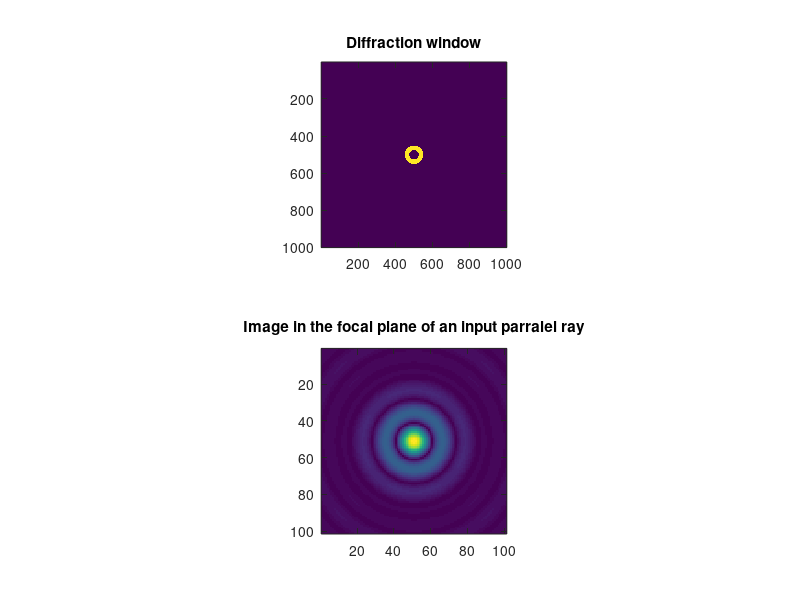
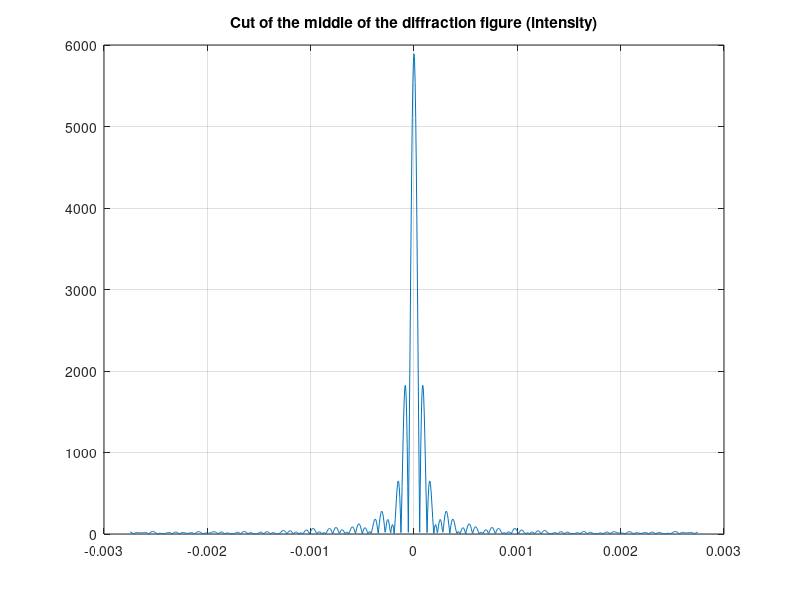
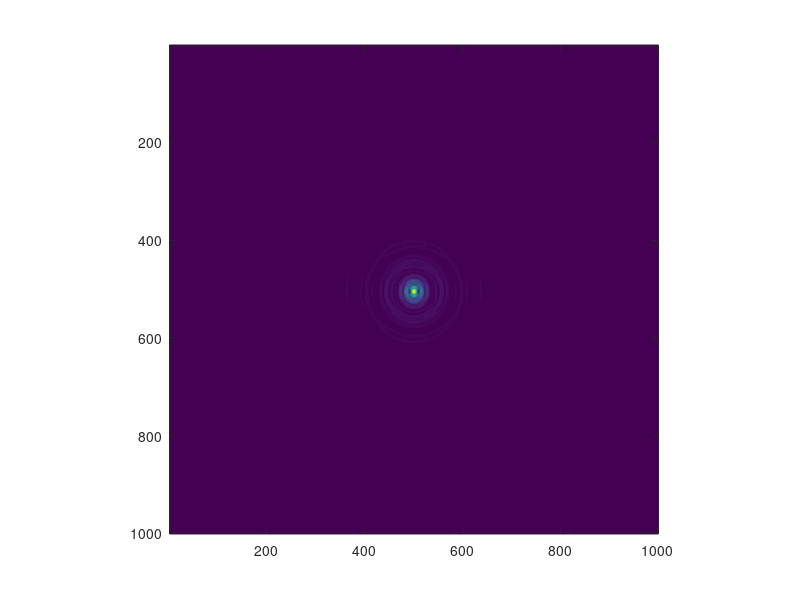

Here is the MATLAB script that generated these plots, in order:
%% Diffraction
clc; clear; close all;

%% Generate 2D plane
size = 0.05;
dxp = 0.0001; % pupil pixel size

[x,y] = meshgrid(-size:dxp:size);

matrixSize = length(x(1,:));

% square, circular or ring window

windowSize = 0.005; % mm
square = abs(x) <= windowSize & abs(y) <= windowSize;
circle = sqrt(x.^2 + y.^2) <= windowSize;
% the image of a point is smaller when the diameter increases!
ring = sqrt(x.^2 + y.^2) >= windowSize/2 & sqrt(x.^2 + y.^2) <= windowSize;
slot = abs(x) <= windowSize/10 & abs(y) <= windowSize;

window = ring;
TFR = abs(fftshift(fft2(window)));

middle = (matrixSize+1)/2;
halfSide = 50;

subMatrix = TFR(middle-halfSide:middle+halfSide, middle-halfSide:middle+halfSide);

figure(1);
subplot(2,1,1);
imagesc(window);
title('Diffraction window');
axis square;
subplot(2,1,2);
imagesc(subMatrix);
title('Image in the focal plane of an input parralel ray');
axis square;

%% frequency pixel size
dfp =  1/(matrixSize*dxp);
fmax = 1/dxp/2; % theoreme de Nyquist

%% transform frequency into position in focal plane
lambda = 0.55e-6; % wavelength in m
focal = 1; % focal distance in m

[fx,fy] = meshgrid(1:matrixSize,1:matrixSize);
fx = (fx-middle)*dfp;
fy = (fy-middle)*dfp;

u = fx*lambda*focal;
v = fy*lambda*focal;

%% plot slice of the intensity plot through the middle
figure(2);
plot(u(middle,:), TFR(middle,:));
title('Cut of the middle of the diffraction figure (intensity)')
grid on;

%% superimpose two rings/ windows
figure(3);
imagesc(TFR+circshift(TFR, [8,0]))
axis square;
